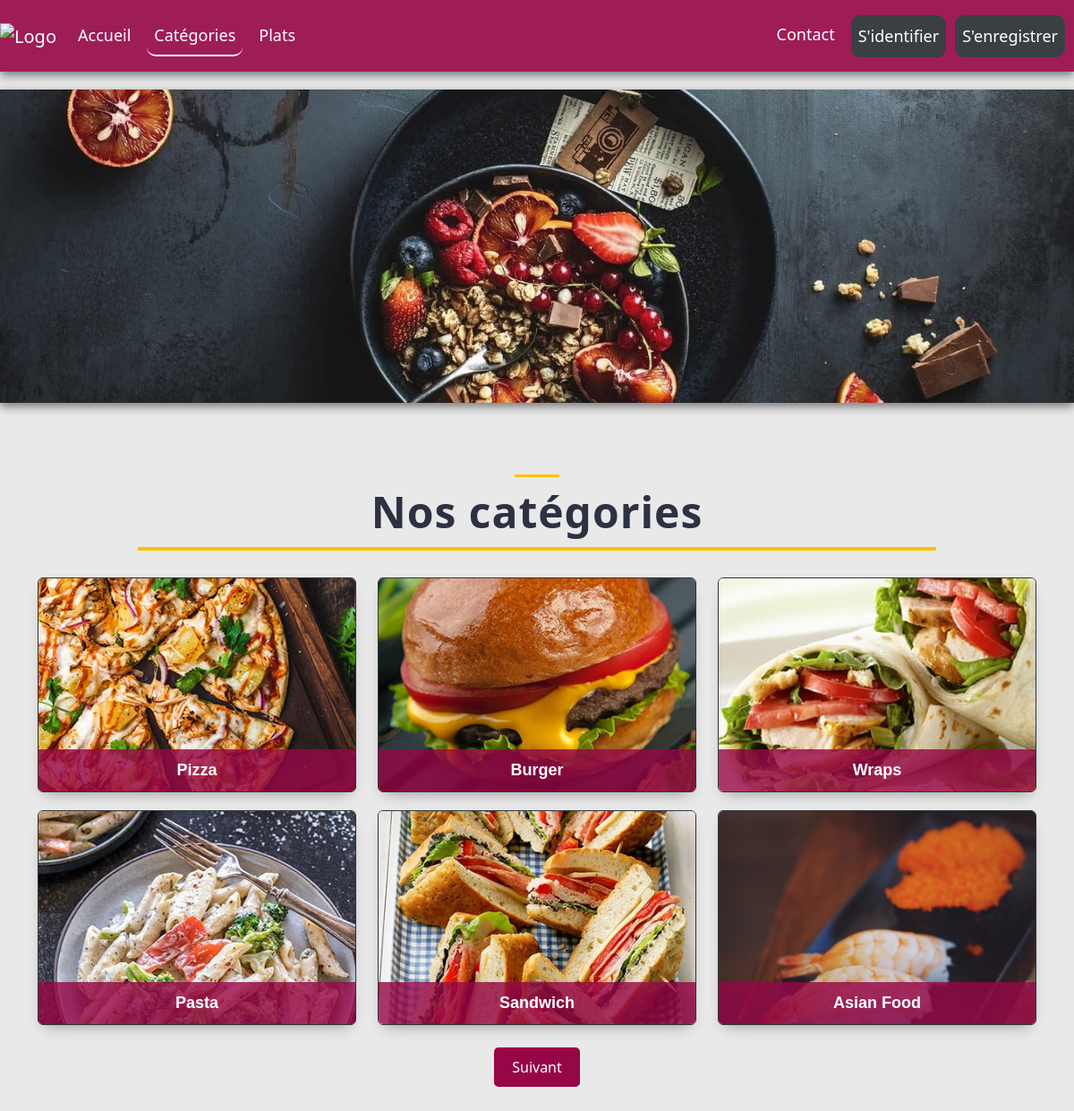
/categories.php, run on the app's committed database.
### tables this page shows
CREATE TABLE `categorie` (
  `id` int AUTO_INCREMENT PRIMARY KEY,
  `libelle` varchar(100) NOT NULL,
  `image` varchar(255) NOT NULL,
  `active` varchar(10) NOT NULL
);

### DAO.php (called while the page is built, shortened)
<?php
function get_categories_paginated($limit, $offset) {
    $database = new Database();
    $db = $database->getConnection();
    $query = "SELECT * FROM categorie LIMIT :limit OFFSET :offset";
    $stmt = $db->prepare($query);
    $limit = (int) $limit;
    $offset = (int) $offset;
    $stmt->bindValue(':limit', $limit, PDO::PARAM_INT);
    $stmt->bindValue(':offset', $offset, PDO::PARAM_INT);
    $stmt->execute();
    return $stmt->fetchAll(PDO::FETCH_ASSOC);
}
?>
<?php
function get_total_categories() {
    $database = new Database();
    $db = $database->getConnection();
    $query = "SELECT COUNT(*) as total FROM categorie";
    $stmt = $db->prepare($query);
    $stmt->execute();
    $row = $stmt->fetch();
    return $row['total'];
}

### categories.php (the view, shortened to what this page needs)
<?php
include 'DAO.php';
include './template/functions.php';
?>
<div class="search-bar">
</div>
<div class="container main-content-container">
    <h2 class="section-title">Nos catégories</h2>
    <div class="row justify-content-center category-row">
        <?php
        $page = isset($_GET['page']) ? intval($_GET['page']) : 1;
        $items_per_page = 6;
        $offset = ($page - 1) * $items_per_page;
        $categories = get_categories_paginated($items_per_page, $offset);
        if (!empty($categories)) {
            foreach ($categories as $category) :
        ?>
                <div class="col-md-4">
                    <a href="plats.php?category_id=<?= $category['id'] ?>">
                        <div class="profile-card-2">
                            <img src="src/img/category/<?= $category['image'] ?>" alt="Catégorie <?= $category['libelle'] ?>" class="img img-responsive">
                            <div class="profile-name"><?= $category['libelle'] ?></div>
                        </div>
                    </a>
                </div>
        <?php
            endforeach;
        }
        ?>
    </div>
    <div class="d-flex justify-content-center">
        <?php
        $total_categories = get_total_categories();
        echo generate_pagination_links($page, $total_categories, $items_per_page);
        ?>
    </div>
</div>

### assets/css/style.css (style rules this page uses)
body { background-color: #e9e9e9; }
.search-bar { background-image: url("../../src/img/fosyyyy.jpg"); background-size: cover; background-position: center; background-repeat: no-repeat; height: 350px; margin-top: 20px; box-shadow: 0px 4px 10px rgba(0, 0, 0, 0.5); }
.section-title, .section-title2 { text-align: center; padding: 20px; margin: 0 auto 30px; max-width: 80%; font-weight: bold; color: #333; letter-spacing: 1px; border-bottom: 3px solid #f8c301; }
.section-title::before, .section-title2::before { content: ""; display: block; margin: 0 auto 10px; width: 50px; height: 3px; background-color: #f8c301; }
.profile-card-2 { position: relative; overflow: hidden; border: 1px solid #30353a; width: 100%; box-shadow: 0 8px 16px -8px rgba(0, 0, 0, 0.4); border-radius: 6px; margin-bottom: 20px; height: 240px; }
.profile-card-2 img { height: 100%; width: 100%; object-fit: cover; transition: all 0.4s cubic-bezier(0.645, 0.045, 0.355, 1); }
.profile-card-2 .profile-name { position: absolute; bottom: 0; left: 0; width: 100%; padding: 10px 10px; color: #fff; text-align: center; background-color: rgba(151, 7, 71, 0.8); font-family: "Arial", sans-serif; font-size: 18px; font-weight: bold; transform: translateY(0); transition: all 0.4s cubic-bezier(0.645, 0.045, 0.355, 1); }
.main-content-container { margin-top: 60px; margin-bottom: 60px; }
.section-title { font-size: 3em; margin-bottom: 30px; text-align: center; color: #2d3142; font-weight: 600; border-bottom: 4px solid #f8c301; padding-bottom: 10px; }

### data on the page
categorie: image (picture), libelle "Pizza"
categorie: image (picture), libelle "Burger"
categorie: image (picture), libelle "Wraps"
categorie: image (picture), libelle "Pasta"
categorie: image (picture), libelle "Sandwich"
categorie: image (picture), libelle "Asian Food"
